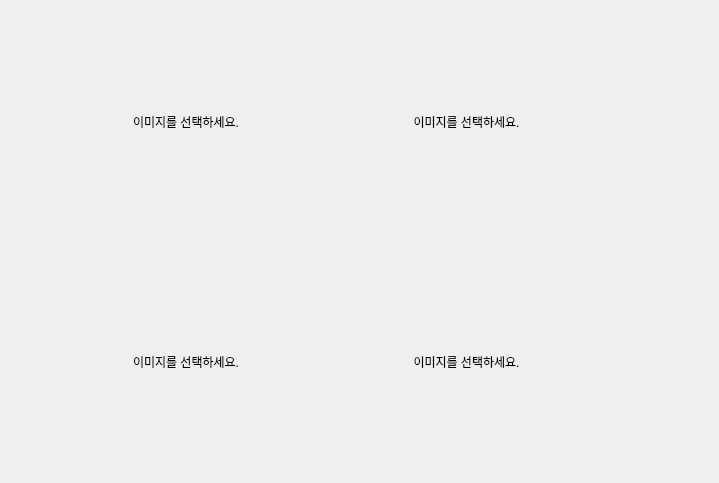
       <widget class="QWidget" name="page_4frame_hor">
        <property name="minimumSize">
         <size>
          <width>719</width>
          <height>483</height>
         </size>
        </property>
        <property name="maximumSize">
         <size>
          <width>719</width>
          <height>483</height>
         </size>
        </property>
        <layout class="QGridLayout" name="gridLayout_7">
         <property name="leftMargin">
          <number>0</number>
         </property>
         <property name="topMargin">
          <number>0</number>
         </property>
         <property name="rightMargin">
          <number>0</number>
         </property>
         <property name="bottomMargin">
          <number>0</number>
         </property>
         <property name="spacing">
          <number>0</number>
         </property>
         <item row="4" column="1">
          <spacer name="verticalSpacer_23">
           <property name="orientation">
            <enum>Qt::Vertical</enum>
           </property>
           <property name="sizeType">
            <enum>QSizePolicy::Fixed</enum>
           </property>
           <property name="sizeHint" stdset="0">
            <size>
             <width>20</width>
             <height>3</height>
            </size>
           </property>
          </spacer>
         </item>
         <item row="1" column="4">
          <spacer name="horizontalSpacer_18">
           <property name="orientation">
            <enum>Qt::Horizontal</enum>
           </property>
           <property name="sizeType">
            <enum>QSizePolicy::Fixed</enum>
           </property>
           <property name="sizeHint" stdset="0">
            <size>
             <width>3</width>
             <height>20</height>
            </size>
           </property>
          </spacer>
         </item>
         <item row="0" column="1">
          <spacer name="verticalSpacer_21">
           <property name="orientation">
            <enum>Qt::Vertical</enum>
           </property>
           <property name="sizeType">
            <enum>QSizePolicy::Fixed</enum>
           </property>
           <property name="sizeHint" stdset="0">
            <size>
             <width>20</width>
             <height>3</height>
            </size>
           </property>
          </spacer>
         </item>
         <item row="3" column="3">
          <widget class="QLabel" name="frame_4_hor_image4">
           <property name="sizePolicy">
            <sizepolicy hsizetype="Expanding" vsizetype="Expanding">
             <horstretch>0</horstretch>
             <verstretch>0</verstretch>
            </sizepolicy>
           </property>
           <property name="cursor">
            <cursorShape>OpenHandCursor</cursorShape>
           </property>
           <property name="text">
            <string>이미지를 선택하세요.</string>
           </property>
           <property name="alignment">
            <set>Qt::AlignCenter</set>
           </property>
          </widget>
         </item>
         <item row="1" column="0" rowspan="3">
          <widget class="QLabel" name="label_7">
           <property name="sizePolicy">
            <sizepolicy hsizetype="Fixed" vsizetype="Preferred">
             <horstretch>0</horstretch>
             <verstretch>0</verstretch>
            </sizepolicy>
           </property>
           <property name="minimumSize">
            <size>
             <width>47</width>
             <height>0</height>
            </size>
           </property>
           <property name="maximumSize">
            <size>
             <width>47</width>
             <height>16777215</height>
            </size>
           </property>
           <property name="text">
            <string/>
           </property>
          </widget>
         </item>
         <item row="1" column="1">
          <widget class="QLabel" name="frame_4_hor_image1">
           <property name="sizePolicy">
            <sizepolicy hsizetype="Expanding" vsizetype="Expanding">
             <horstretch>0</horstretch>
             <verstretch>0</verstretch>
            </sizepolicy>
           </property>
           <property name="cursor">
            <cursorShape>OpenHandCursor</cursorShape>
           </property>
           <property name="text">
            <string>이미지를 선택하세요.</string>
           </property>
           <property name="alignment">
            <set>Qt::AlignCenter</set>
           </property>
          </widget>
         </item>
         <item row="3" column="1">
          <widget class="QLabel" name="frame_4_hor_image3">
           <property name="sizePolicy">
            <sizepolicy hsizetype="Expanding" vsizetype="Expanding">
             <horstretch>0</horstretch>
             <verstretch>0</verstretch>
            </sizepolicy>
           </property>
           <property name="cursor">
            <cursorShape>OpenHandCursor</cursorShape>
           </property>
           <property name="text">
            <string>이미지를 선택하세요.</string>
           </property>
           <property name="alignment">
            <set>Qt::AlignCenter</set>
           </property>
          </widget>
         </item>
         <item row="1" column="5" rowspan="3">
          <widget class="QLabel" name="label_22">
           <property name="sizePolicy">
            <sizepolicy hsizetype="Fixed" vsizetype="Preferred">
             <horstretch>0</horstretch>
             <verstretch>0</verstretch>
            </sizepolicy>
           </property>
           <property name="minimumSize">
            <size>
             <width>6</width>
             <height>0</height>
            </size>
           </property>
           <property name="maximumSize">
            <size>
             <width>6</width>
             <height>16777215</height>
            </size>
           </property>
           <property name="font">
            <font>
             <pointsize>12</pointsize>
             <italic>true</italic>
            </font>
           </property>
           <property name="text">
            <string/>
           </property>
           <property name="textFormat">
            <enum>Qt::PlainText</enum>
           </property>
           <property name="alignment">
            <set>Qt::AlignLeading|Qt::AlignLeft|Qt::AlignVCenter</set>
           </property>
           <property name="margin">
            <number>15</number>
           </property>
          </widget>
         </item>
         <item row="1" column="2">
          <spacer name="horizontalSpacer_17">
           <property name="orientation">
            <enum>Qt::Horizontal</enum>
           </property>
           <property name="sizeType">
            <enum>QSizePolicy::Fixed</enum>
           </property>
           <property name="sizeHint" stdset="0">
            <size>
             <width>3</width>
             <height>20</height>
            </size>
           </property>
          </spacer>
         </item>
         <item row="2" column="1">
          <spacer name="verticalSpacer_22">
           <property name="orientation">
            <enum>Qt::Vertical</enum>
           </property>
           <property name="sizeType">
            <enum>QSizePolicy::Fixed</enum>
           </property>
           <property name="sizeHint" stdset="0">
            <size>
             <width>20</width>
             <height>3</height>
            </size>
           </property>
          </spacer>
         </item>
         <item row="1" column="3">
          <widget class="QLabel" name="frame_4_hor_image2">
           <property name="sizePolicy">
            <sizepolicy hsizetype="Expanding" vsizetype="Expanding">
             <horstretch>0</horstretch>
             <verstretch>0</verstretch>
            </sizepolicy>
           </property>
           <property name="cursor">
            <cursorShape>OpenHandCursor</cursorShape>
           </property>
           <property name="text">
            <string>이미지를 선택하세요.</string>
           </property>
           <property name="alignment">
            <set>Qt::AlignCenter</set>
           </property>
          </widget>
         </item>
         <item row="1" column="6" rowspan="3">
          <widget class="QLabel" name="frame_4_hor_label_1">
           <property name="sizePolicy">
            <sizepolicy hsizetype="Fixed" vsizetype="Preferred">
             <horstretch>0</horstretch>
             <verstretch>0</verstretch>
            </sizepolicy>
           </property>
           <property name="minimumSize">
            <size>
             <width>35</width>
             <height>0</height>
            </size>
           </property>
           <property name="maximumSize">
            <size>
             <width>35</width>
             <height>16777215</height>
            </size>
           </property>
           <property name="font">
            <font>
             <italic>true</italic>
            </font>
           </property>
           <property name="styleSheet">
            <string notr="true">color: black</string>
           </property>
           <property name="text">
            <string/>
           </property>
           <property name="alignment">
            <set>Qt::AlignRight|Qt::AlignTrailing|Qt::AlignVCenter</set>
           </property>
           <property name="margin">
            <number>1</number>
           </property>
          </widget>
         </item>
         <item row="1" column="7" rowspan="3">
          <widget class="QLabel" name="frame_4_hor_label_2">
           <property name="sizePolicy">
            <sizepolicy hsizetype="Fixed" vsizetype="Preferred">
             <horstretch>0</horstretch>
             <verstretch>0</verstretch>
            </sizepolicy>
           </property>
           <property name="minimumSize">
            <size>
             <width>35</width>
             <height>0</height>
            </size>
           </property>
           <property name="maximumSize">
            <size>
             <width>35</width>
             <height>16777215</height>
            </size>
           </property>
           <property name="font">
            <font>
             <italic>true</italic>
            </font>
           </property>
           <property name="styleSheet">
            <string notr="true">color: black</string>
           </property>
           <property name="text">
            <string/>
           </property>
           <property name="alignment">
            <set>Qt::AlignCenter</set>
           </property>
           <property name="margin">
            <number>1</number>
           </property>
          </widget>
         </item>
         <item row="1" column="8" rowspan="3">
          <widget class="QLabel" name="frame_4_hor_label_3">
           <property name="sizePolicy">
            <sizepolicy hsizetype="Fixed" vsizetype="Preferred">
             <horstretch>0</horstretch>
             <verstretch>0</verstretch>
            </sizepolicy>
           </property>
           <property name="minimumSize">
            <size>
             <width>35</width>
             <height>0</height>
            </size>
           </property>
           <property name="maximumSize">
            <size>
             <width>35</width>
             <height>16777215</height>
            </size>
           </property>
           <property name="font">
            <font>
             <italic>true</italic>
            </font>
           </property>
           <property name="styleSheet">
            <string notr="true">color: black</string>
           </property>
           <property name="text">
            <string/>
           </property>
           <property name="margin">
            <number>1</number>
           </property>
          </widget>
         </item>
        </layout>
       </widget>
